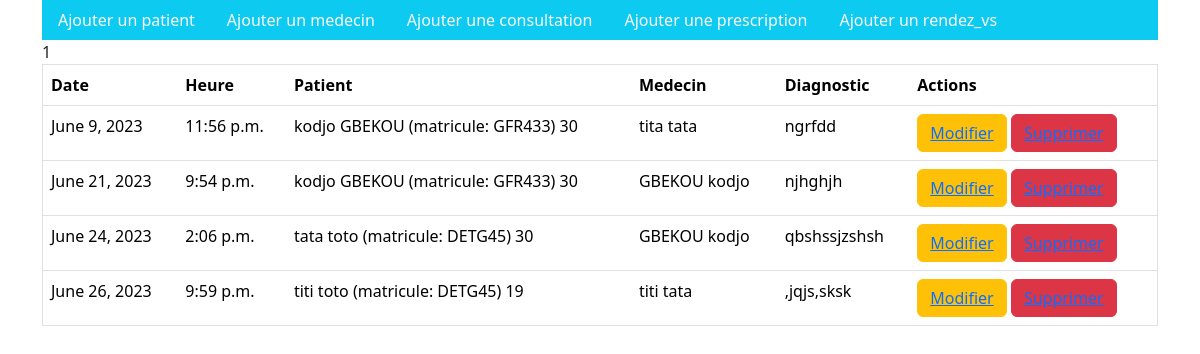
The app's page /consultation_list/ with its own data.
### mon_app/models.py (models this page shows)
class Consultation(models.Model):
      date = models.DateField(auto_now_add=True)
      heure = models.TimeField(auto_now_add=True)
      diagnostic = models.TextField()
      patient = models.ForeignKey(Patient, on_delete=models.CASCADE)
      medecin = models.ForeignKey(Medecin, on_delete=models.CASCADE)

class Person(models.Model):
    first_name = models.CharField(max_length=100)
    last_name = models.CharField(max_length=100)
    email = models.EmailField()
    def __str__(self):
        return f"{self.first_name} {self.last_name}"

class Patient(Person):
    matricule = models.CharField(max_length=100)
    age = models.PositiveIntegerField()
    def __str__(self):
        return f"{self.last_name} {self.first_name} (matricule: {self.matricule}) {self.age}"

### mon_app/views.py (the view)
# urls.py: path('consultation_list/',views.consultation_list_view, name='consultation_list' ),
def consultation_list_view(request):
    consultations = Consultation.objects.all()
    paginator = Paginator(consultations, 5)
    page_number = request.GET.get('page')
    consultations = paginator.get_page(page_number)
    return render(request, 'consultations/consultation_list.html', {'consultations': consultations,})

### mon_app/templates/consultations/consultation_list.html (shortened to what this page needs)
{% extends 'menu.html' %}
{% block content %}
<table class="table" border="1px">
  <thead>
    <tr>
      <th>Date</th>
      <th>Heure</th>
      <th>Patient</th>
      <th>Medecin</th>
      <th>Diagnostic</th>
      <th>Actions</th>
    </tr>
  </thead>
  <tbody>
    {% for consultation in consultations %}
    <div class="lecteur-entry ">
    <tr>
      <td>{{ consultation.date }}</td>
      <td>{{consultation.heure }}</td>
      <td>{{ consultation.patient}}</td>
      <td>{{ consultation.medecin }}</td>
      <td>{{ consultation.diagnostic }}</td>
      <td>
        <button class="btn btn-warning" ><a href="{% url 'modifier_consultation' consultation.id %}"> Modifier</button></a>
        <button class="btn btn-danger"><a href="{% url 'supprimer_consultation' consultation.id %}"> Supprimer</button></a>
      </td>
    </tr>
    </div>
    {% endfor %}
    <div class="pagination">
      <span class="step-links">
          <span class="current-page">{{ consultations.number }}</span>
      </span>
    </div>
  </tbody>
</table>
{% endblock content %}

### records on screen
Consultation: date "June 9, 2023", heure "11:56 p.m.", patient "kodjo GBEKOU (matricule: GFR433) 30", medecin "tita tata", diagnostic "ngrfdd"
Consultation: date "June 21, 2023", heure "9:54 p.m.", patient "kodjo GBEKOU (matricule: GFR433) 30", medecin "GBEKOU kodjo", diagnostic "njhghjh"
Consultation: date "June 24, 2023", heure "2:06 p.m.", patient "tata toto (matricule: DETG45) 30", medecin "GBEKOU kodjo", diagnostic "qbshssjzshsh"
Consultation: date "June 26, 2023", heure "9:59 p.m.", patient "titi toto (matricule: DETG45) 19", medecin "titi tata", diagnostic ",jqjs,sksk"

### other values on screen
{{ consultations.number }} "1"
